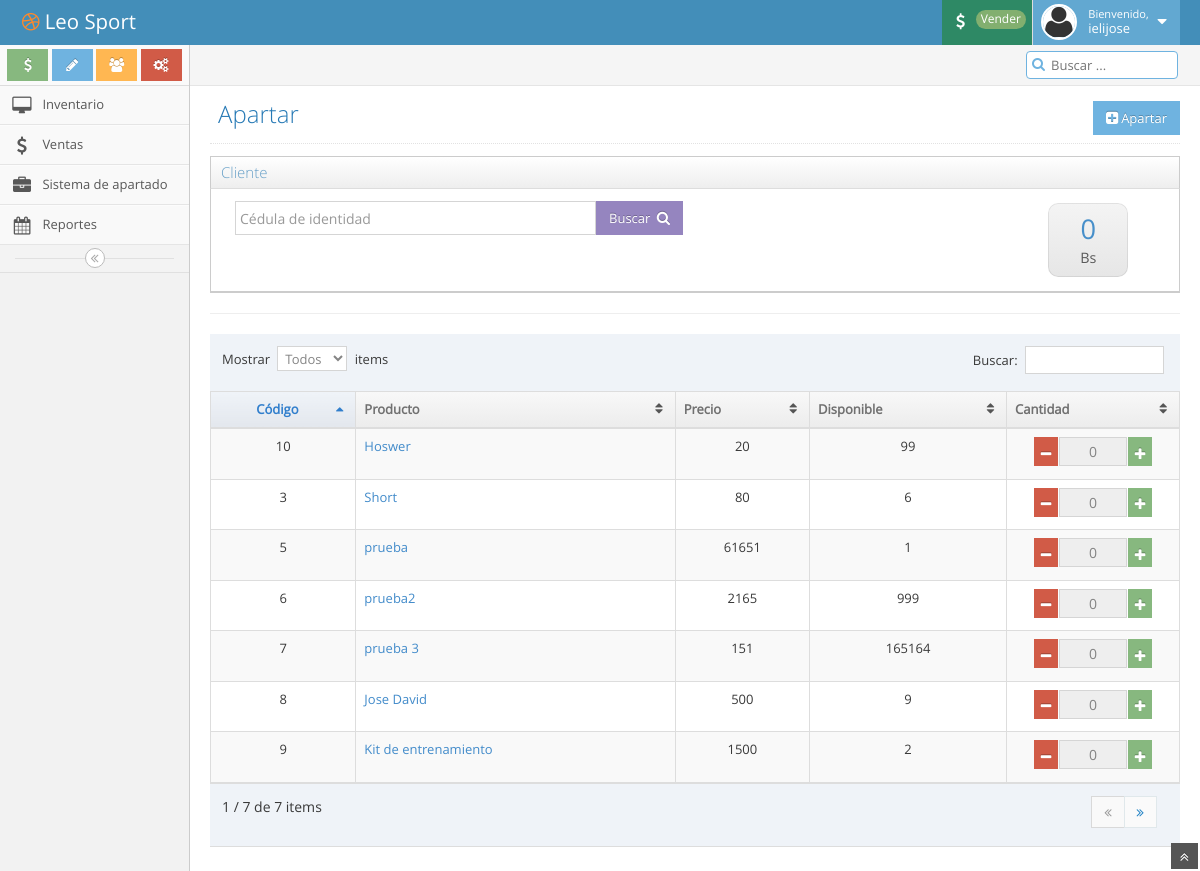
The app's page /apartar.php (signed in) with its own data.
### tables this page shows
CREATE TABLE `productos` (
  `id` int(10) unsigned NOT NULL auto_increment,
  `producto` varchar(255) NOT NULL,
  `cantidad` int(11) NOT NULL,
  `precio` float NOT NULL,
  PRIMARY KEY  (`id`)
);

### assets/includes/leosport.php (called while the page is built, shortened)
<?php
$queries = array();
$queries['login'] = "SELECT id, username FROM usuarios WHERE username = ? AND password = ? AND status = 'on'";
$queries['inventory'] = "SELECT id, producto, cantidad, precio FROM productos WHERE cantidad>0";
$queries['bill'] = "SELECT f.id, f.`timestamp`, c.nombre, c.ci, c.direccion, u.username FROM facturas f JOIN clientes c ON c.id = f.cliente_id JOIN usuarios u ON u.id = f.usuario_id WHERE f.id = :id ";
$queries['products'] = "SELECT v.id, p.producto, v.cantidad, v.precio, p.id AS pid FROM ventas v INNER JOIN productos p ON p.id = v.producto_id WHERE v.factura_id = :id ";
$queries['sells'] = "SELECT f.id, f.`timestamp`, c.nombre, c.ci, c.direccion, u.username FROM facturas f JOIN clientes c ON c.id = f.cliente_id JOIN usuarios u ON u.id = f.usuario_id WHERE f.tipo=:tipo";
$queries['billsByDate'] = "SELECT * FROM facturas f WHERE f.`timestamp` LIKE :date AND tipo = 'venta' ";
?>

### apartar.php (the view, shortened to what this page needs)
<? include "assets/includes/config.php";
$productos = $mysqli->prepare($queries['inventory']);
$productos->execute();
$productos->store_result();
$productos->bind_result($id, $producto, $cantidad, $precio);
$productos->store_result();
?>
<!DOCTYPE html>
<html lang="es">
<? $page_title="Apartar"; include "assets/includes/head.php"; ?>
<body>
	<? include "assets/includes/nav.php"; ?>
	<div class="main-container" id="main-container">
		<div class="main-container-inner">
			<? include "assets/includes/sidebar.php"; ?>
			<div class="main-content">
				<? include "assets/includes/breadcrumbs.php"; ?>
				<div class="page-content">
					<div class="page-header">
						<a class="btn btn-info btn-sm pull-right" href="#" id="facturar">
							<i class="icon-plus-sign-alt  bigger-110"></i>Apartar
						</a>
						<h1>Apartar</h1>
					</div>
					<div class="widget-box ">
						<div class="widget-header widget-header-small">
							<h5 class="lighter">Cliente</h5>
						</div>
						<div class="widget-body">
							<div class="widget-main">
								<div class="row">
									<div class="col-xs-12 col-sm-12">
										<div class="input-group search-ci-box col-sm-6">
											<input type="text" class="form-control ci-value" placeholder="Cédula de identidad">
											<span class="input-group-btn">
												<button type="button" class="btn btn-purple btn-sm searchci">
													Buscar
													<i class="icon-search icon-on-right bigger-110"></i>
												</button>
											</span>
										</div>
										<div class="col-sm-2 pull-right" align="center">
											<span class="btn btn-app btn-sm btn-light no-hover">
												<span class="line-height-1 bigger-170 blue" id="total"> 0 </span>
												<br>
												<span class="line-height-1 smaller-90"> Bs </span>
											</span>
										</div>
									</div>
								</div>
							</div>
						</div>
					</div>
					<hr>
					<div class="row">
						<div class="col-xs-12">
							<div class="table-responsive">
								<? if($productos->num_rows > 0){ ?>
								<table id="inventario" class="table table-striped table-bordered table-hover">
									<thead>
										<tr>
											<th class="center hidden-480">
												Código
											</th>
											<th>Producto</th>
											<th class="hidden-480">Precio</th>
											<th>Disponible</th>
											<th>Cantidad</th>
										</tr>
									</thead>
									<tbody>
										<? while($productos->fetch()){ ?>
										<tr>
											<td class="center hidden-480"><? echo $id; ?></td>
											<td>
												<a href="#"><? echo $producto; ?></a>
											</td>
											<td class="center hidden-480"><? echo $precio; ?></td>
											<td class="center"><? echo $cantidad; ?></td>
											<td class="center">
												<span class="block input-icon input-icon-right">
													<input type="text" class="input-mini cantidad" disabled="disabled"
													data-disponible="<? echo $cantidad; ?>" data-id="<? echo $id; ?>"
													data-precio="<? echo $precio; ?>" data-old="0"/>
												</span>
											</td>
													</tr>
													<? } ?>
												</tbody>
											</table>
											<? } else { ?>
											<h2>No hay productos en el inventario.</h2>
											<? } ?>
										</div>
									</div>
								</div>
								</div>
							</div>
						</div>
						<a href="#" id="btn-scroll-up" class="btn-scroll-up btn btn-sm btn-inverse">
							<i class="icon-double-angle-up icon-only bigger-110"></i>
						</a>
					</div>
				</body>
				</html>

### apartar.php (style rules this page uses)
.cantidad { margin-left: 0px !important; }

### records on screen
productos: id "3", producto "Short", precio "80", cantidad "6"
productos: id "5", producto "prueba", precio "61651", cantidad "1"
productos: id "6", producto "prueba2", precio "2165", cantidad "999"
productos: id "7", producto "prueba 3", precio "151", cantidad "165164"
productos: id "8", producto "Jose David", precio "500", cantidad "9"
productos: id "9", producto "Kit de entrenamiento", precio "1500", cantidad "2"
productos: id "10", producto "Hoswer", precio "20", cantidad "99"

### other values on screen
$_SESSION['LS_admin'] "ielijose"
